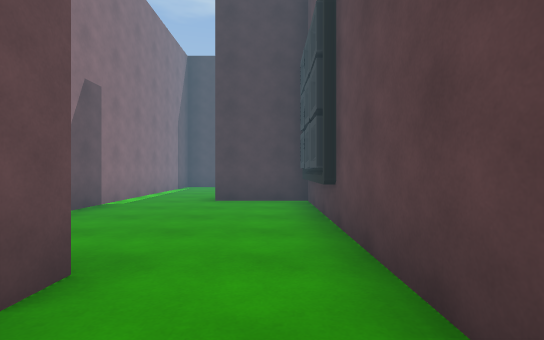
[1] (above)

24 first-person views from a walk through a scene from a Unity 3-D project. The camera is 1.3 m above the floor, looks level and sees 85° across. The floor is counted in squares, 2 m on a side. Each view is taken from the middle of a square. On the plan, view 1 faces up. The plan holds only what a view shows up to about 9 squares ahead; the rest is blank. The place goes on beyond the plan. The player character is not drawn.

[2]
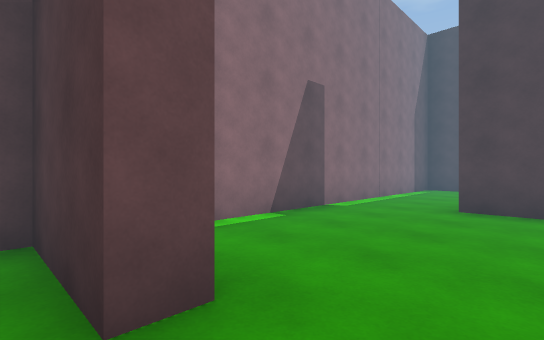

[3]
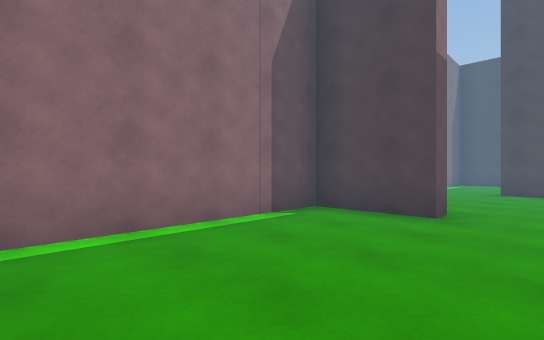

[4]
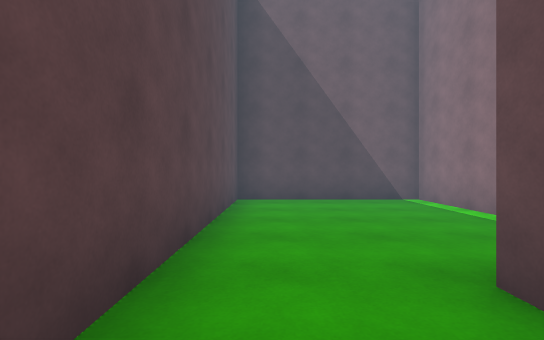

[5]
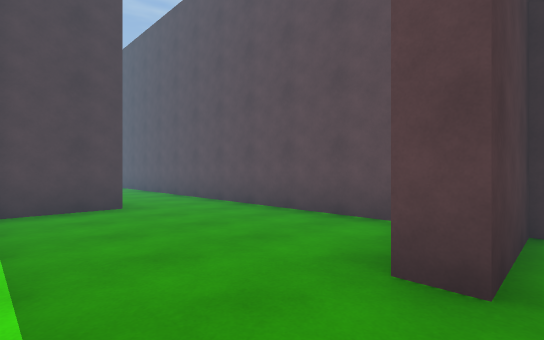

[6]
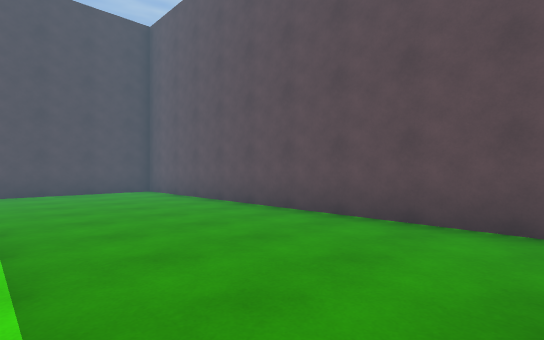

[7]
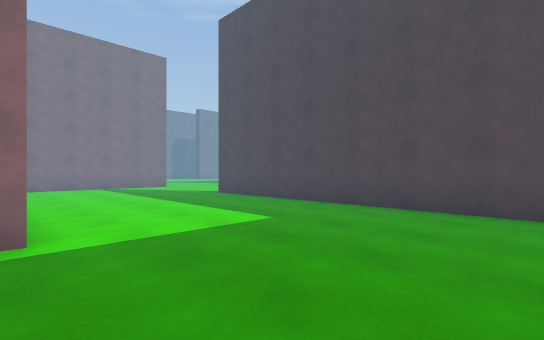

[8]
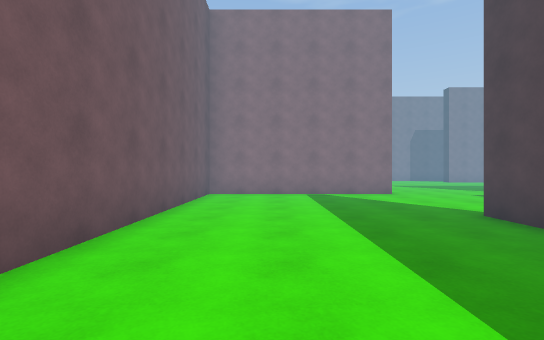

[9]
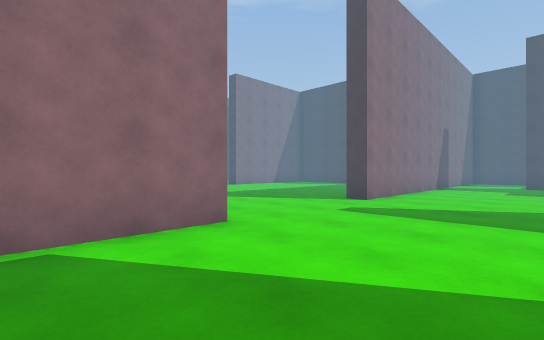

[10]
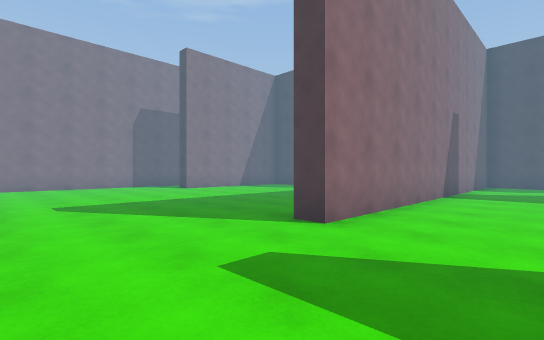

[11]
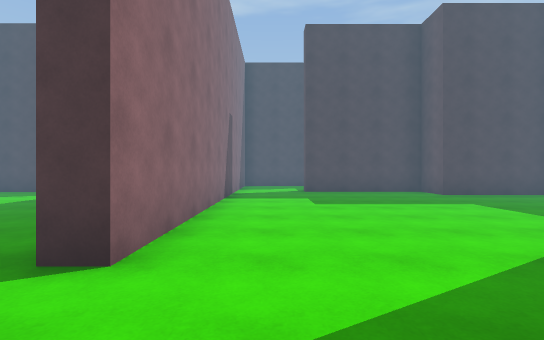

[12]
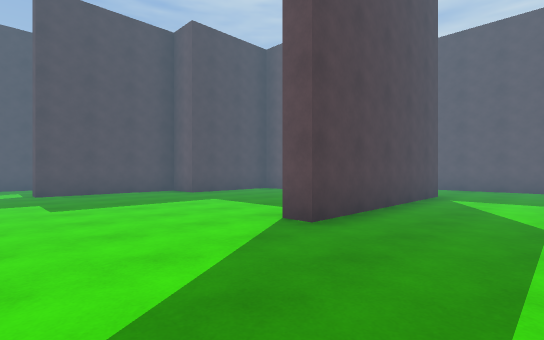

[13]
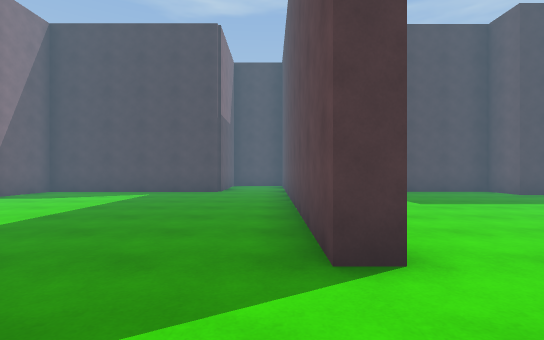

[14]
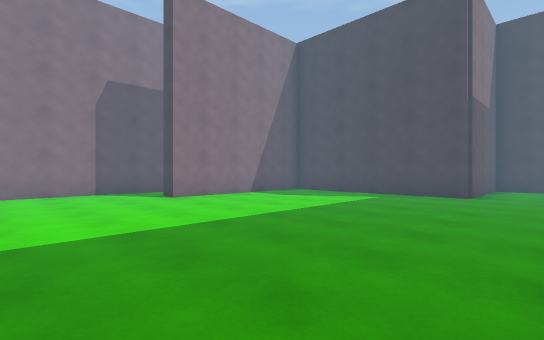

[15]
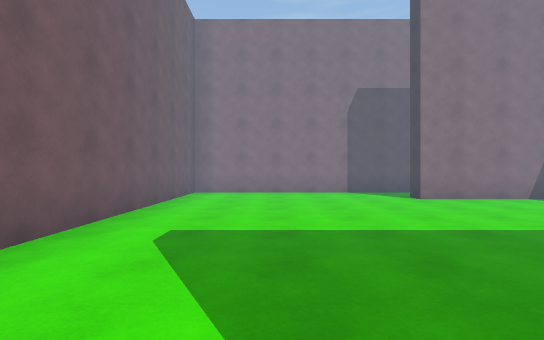

[16]
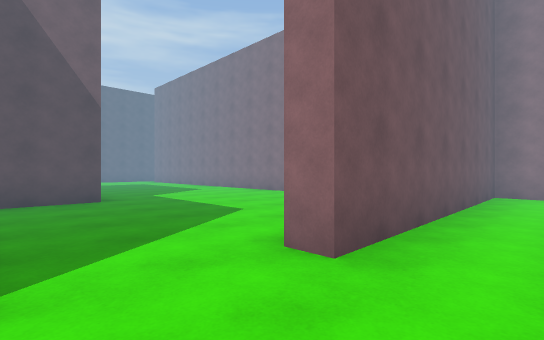

[17]
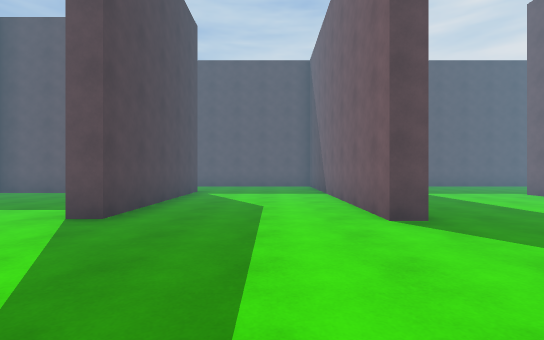

[18]
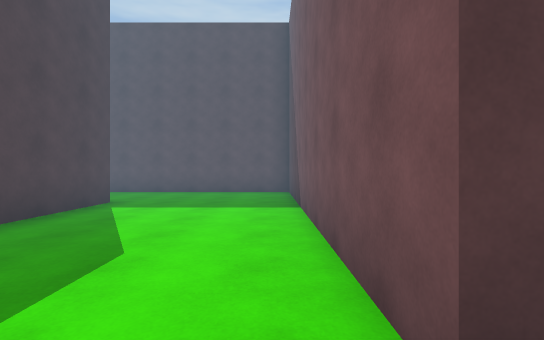

[19]
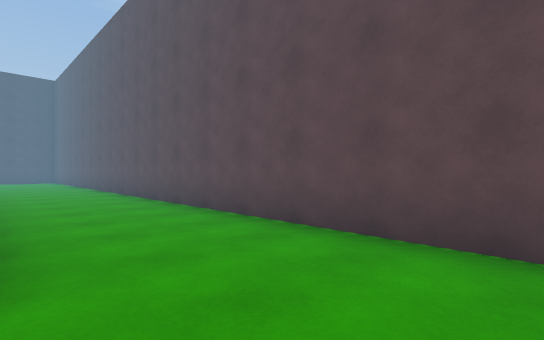

[20]
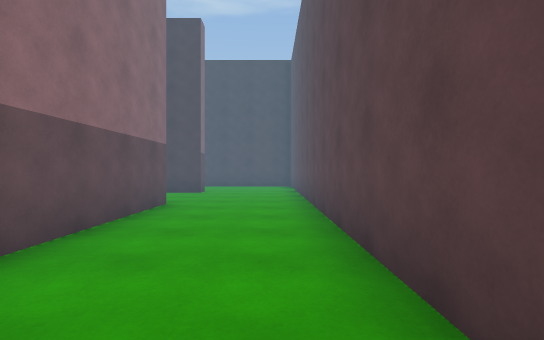

[21]
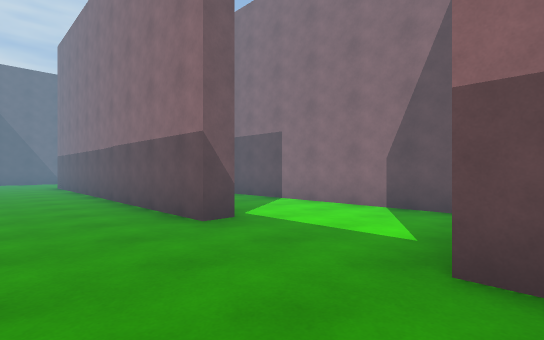

[22]
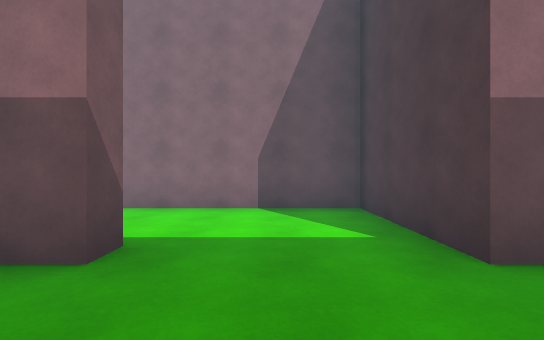

[23]
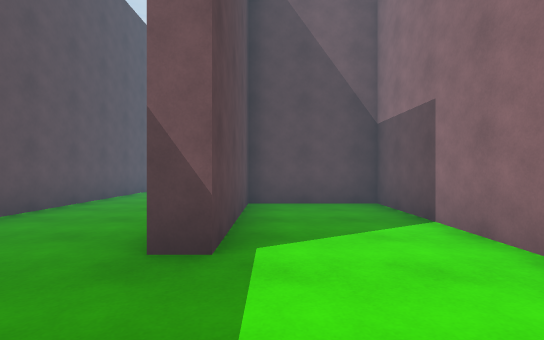

[24]
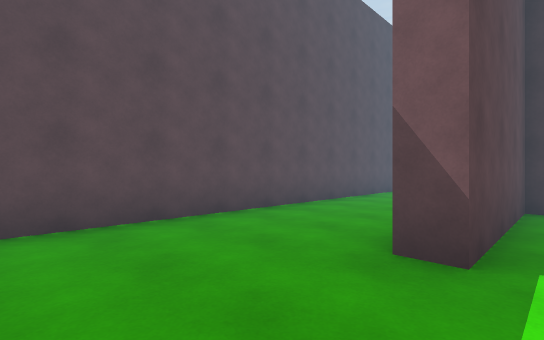

### Floor plan
Ten units are one square. View 1 is at (0, 0); x grows to the right and y downward. Boxes are objects, and circles mark ways between rooms. Rooms are numbered by the first view taken in them; rooms with no view inside come last. Other rooms are left out.
<svg viewBox="-210 -385 223 425">
<path fill="none" stroke="#000" d="M-12 -13 -32 -13 -32 35 8 35 8 -14M-12 -19 -12 -13M6 -36 6 -58M-32 -66 -32 -31M8 -14 8 -63 -12 -63M-110 -214 -110 -163 -31 -163M-20 -252 -72 -252 -72 -258M-25 -288 -25 -307 -55 -307 -55 -318 -90 -318M-110 -326 -110 -250 -116 -250 -116 -316M-124 -350 -135 -350 -135 -318 -186 -318 -186 -273 -191 -273M-205 -280 -205 -218 -139 -218 -139 -212M-20 -380 -20 -375 -51 -375 -51 -312 -25 -312 -25 -347 -20 -347 -20 -272M8 -105 8 -210 -72 -210 -72 -215 8 -215 8 -380M-32 -105 -32 -66M-12 -113 -29 -113M-12 -63 -12 -69M8 -75 8 -105"/>
<circle cx="-5" cy="-10" r="3" fill="#2a7"/>
<circle cx="-25" cy="-60" r="3" fill="#2a7"/>
<circle cx="-5" cy="-110" r="3" fill="#2a7"/>
<text x="-10" y="10">1</text>
<text x="-20" y="-40">2</text>
<text x="-80" y="-250">3</text>
<text x="-20" y="-90">4</text>
</svg>
Room 1 opens to room 2. Room 2 opens to room 4. Room 3 opens to room 4.

Where each view was taken, in squares from view 1:
view 1: 0 up, 0 right, facing up
view 2: 1 up, 0 right, facing up-left
view 3: 3 down, 0 right, facing up-left
view 4: 3 up, 0 right, facing down
view 5: 6 up, 3 left, facing up-right
view 6: 12 up, 3 left, facing up-right
view 7: 16 up, 0 right, facing up-left
view 8: 18 up, 3 left, facing left
view 9: 19 up, 8 left, facing up-left
view 10: 22 up, 9 left, facing up-left
view 11: 23 up, 10 left, facing up
view 12: 23 up, 10 left, facing up-right
view 13: 23 up, 12 left, facing up
view 14: 24 up, 12 left, facing up-left
view 15: 24 up, 12 left, facing left
view 16: 23 up, 12 left, facing down-left
view 17: 23 up, 11 left, facing right
view 18: 22 up, 8 left, facing right
view 19: 23 up, 2 left, facing up-right
view 20: 29 up, 0 right, facing up
view 21: 38 up, 0 right, facing down-left
view 22: 36 up, 0 right, facing left
view 23: 37 up, 3 left, facing down
view 24: 37 up, 3 left, facing down-right
